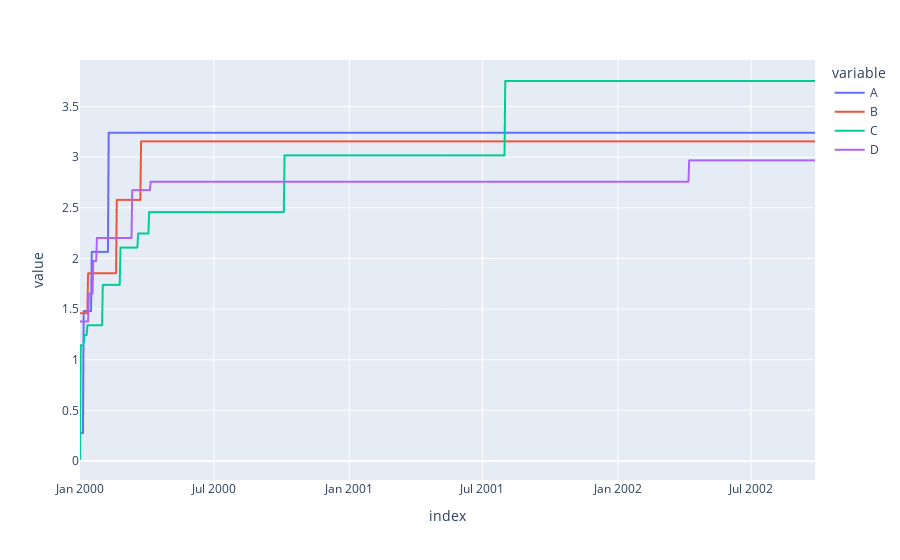

The notebook cell saved with this chart:
### Code cell
psdf.plot()

### Figure 1 — Plotly figure (JSON) as saved in the notebook; plotly's stock layout.template omitted (floating-point values rounded to 4 significant figures; data arrays with more than 128 entries replaced by an {"elided": "..."} marker saying what was removed)
{"data": [{"hovertemplate": "variable=A<br>index=%{x}<br>value=%{y}<extra></extra>", "legendgroup": "A", "line": {"color": "#636efa", "dash": "solid"}, "marker": {"symbol": "circle"}, "mode": "lines", "name": "A", "showlegend": true, "type": "scattergl", "x": {"elided": "1000 str values"}, "xaxis": "x", "y": {"elided": "1000 float values"}, "yaxis": "y"}, {"hovertemplate": "variable=B<br>index=%{x}<br>value=%{y}<extra></extra>", "legendgroup": "B", "line": {"color": "#EF553B", "dash": "solid"}, "marker": {"symbol": "circle"}, "mode": "lines", "name": "B", "showlegend": true, "type": "scattergl", "x": {"elided": "1000 str values"}, "xaxis": "x", "y": {"elided": "1000 float values"}, "yaxis": "y"}, {"hovertemplate": "variable=C<br>index=%{x}<br>value=%{y}<extra></extra>", "legendgroup": "C", "line": {"color": "#00cc96", "dash": "solid"}, "marker": {"symbol": "circle"}, "mode": "lines", "name": "C", "showlegend": true, "type": "scattergl", "x": {"elided": "1000 str values"}, "xaxis": "x", "y": {"elided": "1000 float values"}, "yaxis": "y"}, {"hovertemplate": "variable=D<br>index=%{x}<br>value=%{y}<extra></extra>", "legendgroup": "D", "line": {"color": "#ab63fa", "dash": "solid"}, "marker": {"symbol": "circle"}, "mode": "lines", "name": "D", "showlegend": true, "type": "scattergl", "x": {"elided": "1000 str values"}, "xaxis": "x", "y": {"elided": "1000 float values"}, "yaxis": "y"}], "layout": {"legend": {"title": {"text": "variable"}, "tracegroupgap": 0}, "margin": {"t": 60}, "xaxis": {"anchor": "y", "domain": [0, 1], "title": {"text": "index"}}, "yaxis": {"anchor": "x", "domain": [0, 1], "title": {"text": "value"}}}}
